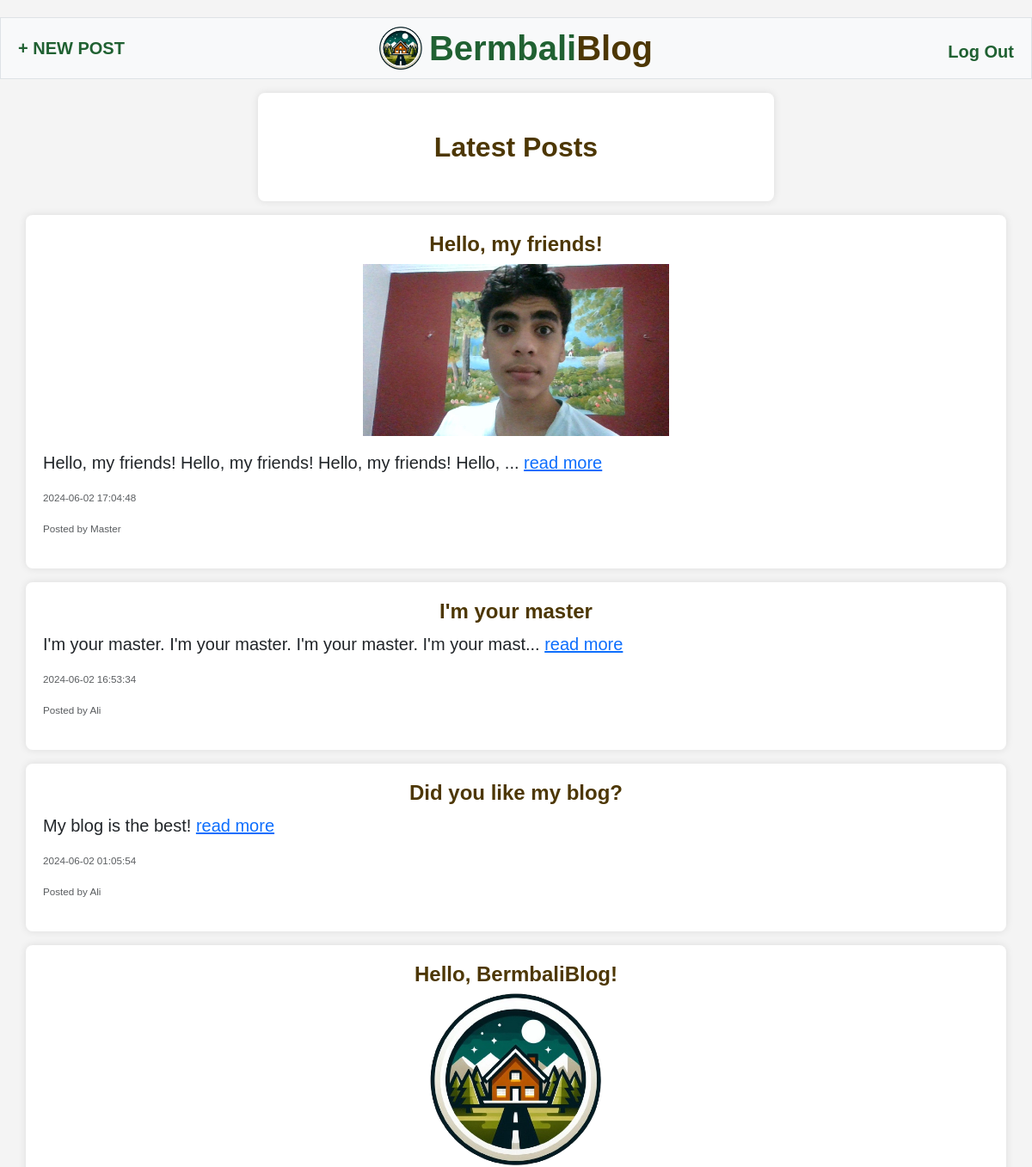
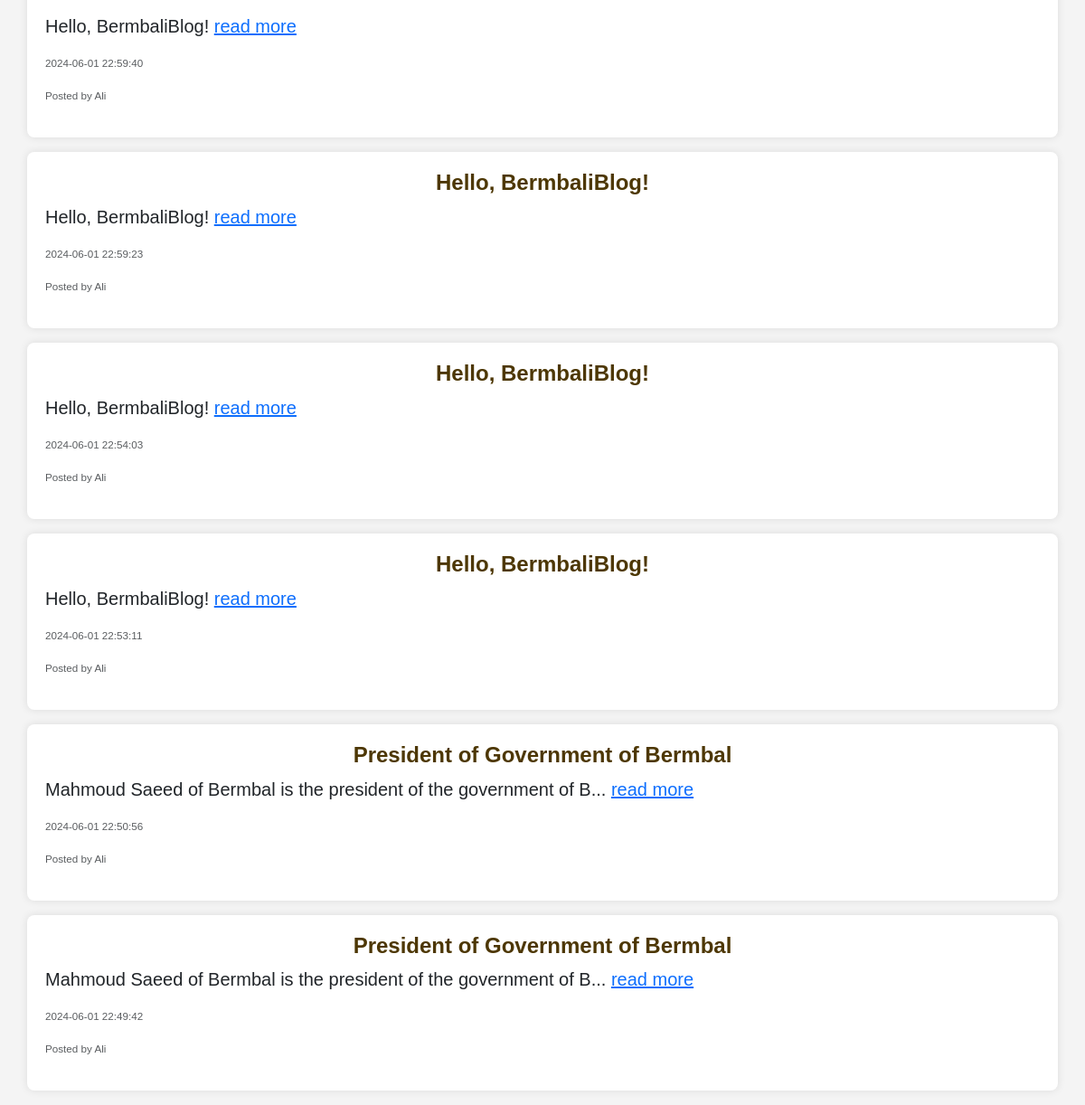
The page / (signed in) on the database its author committed (2 pictures, top to bottom).
### tables this page shows
CREATE TABLE posts (
    id INTEGER PRIMARY KEY AUTOINCREMENT NOT NULL,
    user_id INTEGER NOT NULL,
    title TEXT NOT NULL,
    image_path TEXT,
    body TEXT NOT NULL,
    time DATETIME NOT NULL,
    FOREIGN KEY (user_id) REFERENCES users(id)
);

CREATE TABLE users(
    id INTEGER PRIMARY KEY AUTOINCREMENT NOT NULL,
    username TEXT NOT NULL UNIQUE,
    email TEXT NOT NULL UNIQUE,
    hash TEXT NOT NULL
);

### app.py (the view)
@app.route("/")
@login_required
def index():
    latest_posts = db.execute("""
        SELECT posts.*, users.username
        FROM posts
        JOIN users ON posts.user_id = users.id
        ORDER BY posts.time DESC
        LIMIT 9
    """)
    return render_template("index.html", posts=latest_posts)

### app.py (called while the page is built)
@app.after_request
def after_request(response):
    response.headers["Cache-Control"] = "no-cache, no-store, must-revalidate"
    response.headers["Expires"] = 0
    response.headers["Pragma"] = "no-cache"
    return response

### helpers.py (called while the page is built)
def login_required(f):
    @wraps(f)
    def decorated_function(*args, **kwargs):
        if session.get("user_id") is None:
            return redirect("/login")
        return f(*args, **kwargs)
    return decorated_function

### templates/index.html (shortened to what this page needs)
{% extends "layout.html" %}
{% block main %}
<div class="container my-3" style="width: 50%">
    <h2 class="my-4">Latest Posts</h1>
</div>
{% for post in posts %}
    <div class="container mb-3">
        <h4>{{ post.title }}</h4>
        {% if post.image_path %}
        <img src="{{ post.image_path}}" class="img-fluid mb-3 d-block mx-auto" alt="Image Post" style="max-height: 200px;" title="Post Image">
        {% endif %}
        <p class="post_body">{{ post.body[:64] }}{% if post.body|length > 64 %}...{% endif %} <a href="posts/{{ post.id }}">read more</a>
        </p>
        <div class = "post_info">
            <p><small class="text-muted">{{ post.time }}</small></p>
            <p><small class="text-muted">Posted by {{ post.username }}</small></p>
        </div>
    </div>
{% endfor %}
{% endblock %}

### templates/layout.html (shortened to what this page needs)
<!DOCTYPE html>
<html lang="en">
    <head>
        <link href="https://cdn.jsdelivr.net/npm/bootstrap@5.3.3/dist/css/bootstrap.min.css" rel="stylesheet">
        <link href="/static/styles.css" rel="stylesheet">
    </head>
    <body>
        <nav class="bg-light border navbar navbar-expand-md navbar-light">
            <div class="container-fluid">
                <a class="navbar-brand" href="/">
                    <img src="/static/BermbaliBlog_favicon.png" alt="Logo" width="50" height="50">
                    <span class="green">Bermbali</span><span class="brown">Blog</span></a>
                <div class="collapse navbar-collapse" id="navbar">
                    {% if session["user_id"] %}
                        <ul class="navbar-nav left">
                            <li class="nav-item"><a class="nav-link" href="/create_post"> + NEW POST</a></li>
                        </ul>
                        <ul class="navbar-nav ms-auto mt-2">
                            <li class="nav-item"><a class="nav-link" href="/logout">Log Out</a></li>
                        </ul>
                    {% else %}
                        <ul class="navbar-nav ms-auto mt-2">
                            <li class="nav-item"><a class="nav-link" href="/register">Register</a></li>
                            <li class="nav-item"><a class="nav-link" href="/login">Log In</a></li>
                        </ul>
                    {% endif %}
                </div>
            </div>
        </nav>
        <main>
            {% block main %}{% endblock %}
        </main>
    </body>
</html>

### static/styles.css (style rules this page uses)
.navbar { justify-content: center; position: relative; font-weight: bold; }
.navbar-brand { display: flex; align-items: center; font-size: 30pt; position: absolute; left: 50%; transform: translateX(-50%); }
.navbar-brand img { margin-right: 8px; }
.navbar-nav { margin-left: auto; }
.navbar { justify-content: center; }
nav .navbar-brand .green { color: #206132; }
nav .navbar-brand .brown { color: #4d3704; }
nav .nav-link { color: #206132; font-size: 15pt; }
.navbar-nav.left { margin-left: 0pt; }
body { font-family: Arial, sans-serif; background-color: #f4f4f4; padding-top: 20px; }
.container { background-color: #fff; padding: 20px; border-radius: 8px; box-shadow: 0 0 10px rgba(0, 0, 0, 0.1); }
h1, h2, h4 { color: #4d3704; font-weight: bold; text-align: center; }
.post_body { font-size: 15pt; }
.post_info { font-size: 10pt; }

### rows shown on the page
posts: title "Hello, my friends!", image_path (picture), body "Hello, my friends! Hello, my friends! Hello, my friends! Hello,", time "2024-06-02 17:04:48", username "Master"
posts: title "I'm your master", body "I'm your master. I'm your master. I'm your master. I'm your mast", time "2024-06-02 16:53:34", username "Ali"
posts: title "Did you like my blog?", body "My blog is the best!", time "2024-06-02 01:05:54", username "Ali"
posts: title "Hello, BermbaliBlog!", image_path (picture), body "Hello, BermbaliBlog!", time "2024-06-01 22:59:40", username "Ali"
posts: title "Hello, BermbaliBlog!", body "Hello, BermbaliBlog!", time "2024-06-01 22:59:23", username "Ali"
posts: title "Hello, BermbaliBlog!", body "Hello, BermbaliBlog!", time "2024-06-01 22:54:03", username "Ali"
posts: title "Hello, BermbaliBlog!", body "Hello, BermbaliBlog!", time "2024-06-01 22:53:11", username "Ali"
posts: title "President of Government of Bermbal", body "Mahmoud Saeed of Bermbal is the president of the government of B", time "2024-06-01 22:50:56", username "Ali"
posts: title "President of Government of Bermbal", body "Mahmoud Saeed of Bermbal is the president of the government of B", time "2024-06-01 22:49:42", username "Ali"
